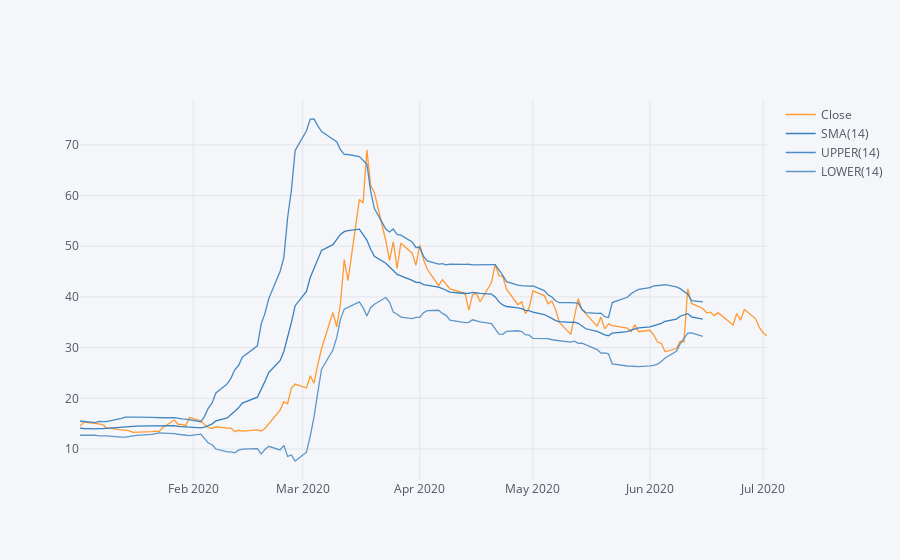

Here is the notebook cell this chart was saved with:
### Markdown cell above
Use .ta_plot(study='boll') to create a [Bollinger Band Plot](https://www.investopedia.com/terms/b/bollingerbands.asp). This link is a pretty good understanding of the principles behind Bollinger Band Plots. I am primarily using this plot to understand undersold vs. oversold stocks. Here's another good [link](https://www.investopedia.com/articles/technical/102201.asp)

### Code cell
each_df['VXX']['Close'].loc['2020-07-04':'2020-01-01'].ta_plot(study='boll', title='Bolling Band Plot')
